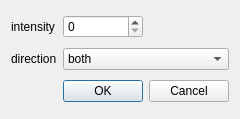
<?xml version="1.0" encoding="UTF-8"?>
<ui version="4.0">
 <class>EdgeDetectionDialog</class>
 <widget class="QDialog" name="EdgeDetectionDialog">
  <property name="geometry">
   <rect>
    <x>0</x>
    <y>0</y>
    <width>221</width>
    <height>119</height>
   </rect>
  </property>
  <property name="sizePolicy">
   <sizepolicy hsizetype="Fixed" vsizetype="Fixed">
    <horstretch>0</horstretch>
    <verstretch>0</verstretch>
   </sizepolicy>
  </property>
  <property name="windowTitle">
   <string>Dialog</string>
  </property>
  <layout class="QGridLayout" name="gridLayout">
   <item row="0" column="0">
    <widget class="QLabel" name="label">
     <property name="text">
      <string>intensity</string>
     </property>
    </widget>
   </item>
   <item row="0" column="1">
    <widget class="QSpinBox" name="intensity">
     <property name="maximumSize">
      <size>
       <width>80</width>
       <height>16777215</height>
      </size>
     </property>
     <property name="maximum">
      <number>1000</number>
     </property>
    </widget>
   </item>
   <item row="2" column="1">
    <widget class="QDialogButtonBox" name="buttonBox">
     <property name="orientation">
      <enum>Qt::Horizontal</enum>
     </property>
     <property name="standardButtons">
      <set>QDialogButtonBox::Cancel|QDialogButtonBox::Ok</set>
     </property>
    </widget>
   </item>
   <item row="1" column="0">
    <widget class="QLabel" name="label_2">
     <property name="text">
      <string>direction</string>
     </property>
    </widget>
   </item>
   <item row="1" column="1">
    <widget class="QComboBox" name="type">
     <item>
      <property name="text">
       <string>both</string>
      </property>
     </item>
     <item>
      <property name="text">
       <string>horizontal</string>
      </property>
     </item>
     <item>
      <property name="text">
       <string>vertical</string>
      </property>
     </item>
    </widget>
   </item>
  </layout>
 </widget>
 <resources/>
 <connections>
  <connection>
   <sender>buttonBox</sender>
   <signal>accepted()</signal>
   <receiver>EdgeDetectionDialog</receiver>
   <slot>accept()</slot>
   <hints>
    <hint type="sourcelabel">
     <x>248</x>
     <y>254</y>
    </hint>
    <hint type="destinationlabel">
     <x>157</x>
     <y>274</y>
    </hint>
   </hints>
  </connection>
  <connection>
   <sender>buttonBox</sender>
   <signal>rejected()</signal>
   <receiver>EdgeDetectionDialog</receiver>
   <slot>reject()</slot>
   <hints>
    <hint type="sourcelabel">
     <x>316</x>
     <y>260</y>
    </hint>
    <hint type="destinationlabel">
     <x>286</x>
     <y>274</y>
    </hint>
   </hints>
  </connection>
 </connections>
</ui>
